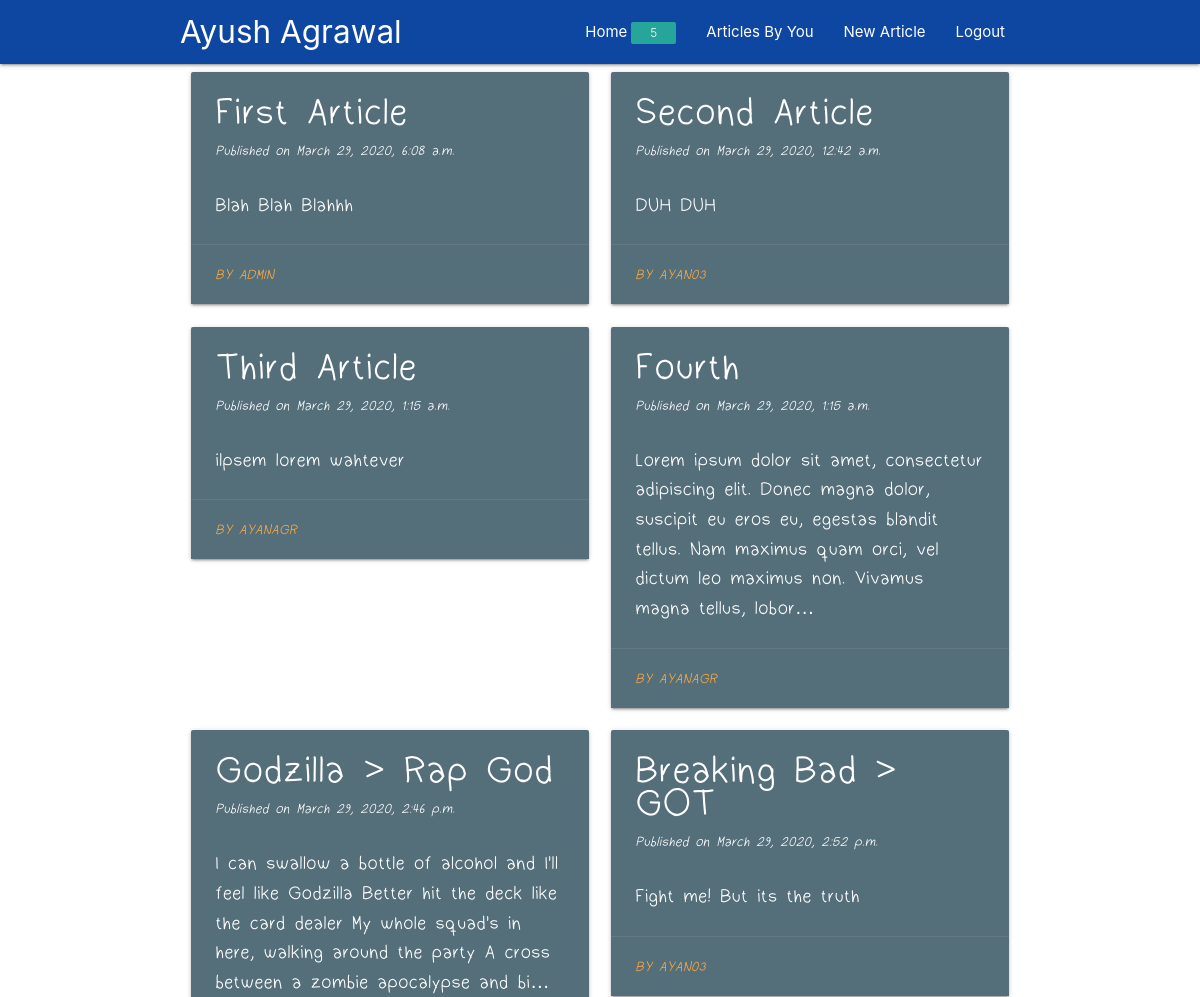
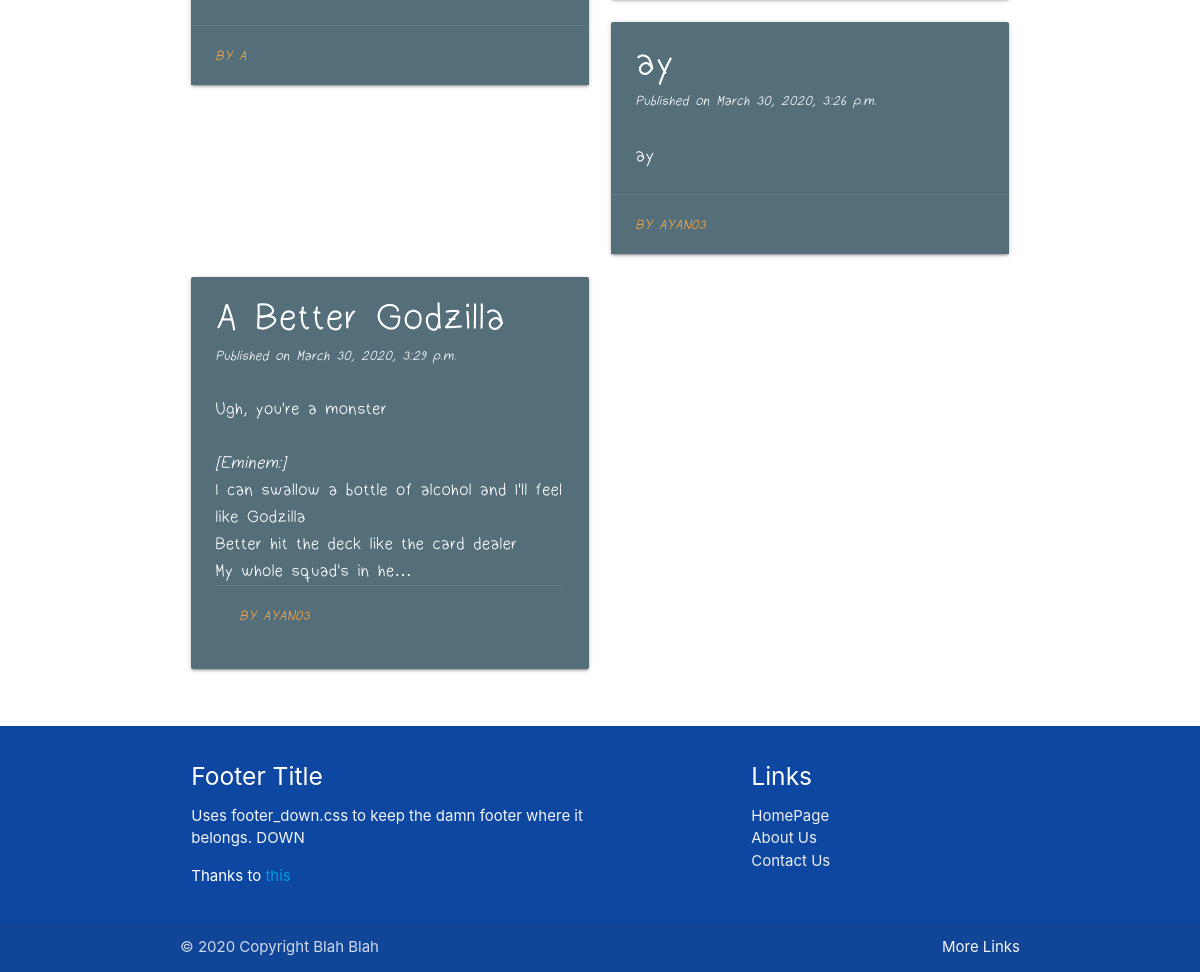
Page / (signed in) on the committed database (2 pictures, top to bottom).
### blog/models.py (models this page shows, shortened)
class Article(models.Model):
    article_title = models.CharField(max_length=200)
    article_content = models.TextField()
    pub_date = models.DateTimeField('date published', default=datetime.now)
    article_author = models.ForeignKey(User, default=None, on_delete=models.CASCADE)

### blog/views.py (the view)
# urls.py: path('', views.home_page, name='home'),
def home_page(request):
    context = {
    }
    return render(request, 'blog/home.html',
                  context={"art": Article.objects.all})

### blog/templates/blog/home.html
{% extends "blog/base.html" %}
{% load static %}
{% block content %}
    <div class="row">
            {% for article in art %}
                    {% include "blog/article_card.html" %}
            {% endfor %}
    </div>
{% endblock content %}

### blog/templates/blog/base.html (shortened to what this page needs)
<!DOCTYPE html>
<html>
<head>
    {% load static %}
    <link rel="stylesheet" href="{% static "css/materialize.css" %}" media="screen,projection"/>
    <link rel="stylesheet" href="{% static "css/footer_down.css" %}">
</head>
<nav>
    <div class="nav-wrapper blue darken-4">
        <div class = "nav-wrapper container">
            <a href="#" class="brand-logo">
                {% if user.is_authenticated %}
                    {{ user.get_full_name }}
                {% else %}
                Blogs
                {% endif %}
            </a>
            <ul id="nav-mobile" class="right hide-on-med-and-down">
                {% if user.is_authenticated %}
                    <li><a href="">Home<span class="new badge " data-badge-caption="">5</span></a></li>
                    <li><a href="{% url 'blog:user' user.pk %}">Articles By You</a></li>
                    <li><a href="new">New Article</a></li>
                    <li><a href="/logout">Logout</a></li>
                {% else %}
                    <li><a href="/register">Register</a></li>
                    <li><a href="/login">Login</a></li>
                {% endif %}
            </ul>
        </div>
    </div>
</nav>
<body>
<div class="content" >
<main>
    <div class="container" >
        {% block content %}
        {% endblock %}
    </div>
</main>
</div>
<br>
<footer class="page-footer blue darken-4" >
    <div class="container">
        <div class="row">
            <div class="col l6 s12">
                <h5 class="white-text">Footer Title</h5>
                <p class="grey-text text-lighten-4">Uses footer_down.css to keep the damn footer where it belongs.
                DOWN</p>
                <p>Thanks to
                <a href="https://css-tricks.com/couple-takes-sticky-footer/">this</a>
                </p>
            </div>
            <div class="col l4 offset-l2 s12">
                <h5 class="white-text">Links</h5>
                <ul>
                    <li><a class="grey-text text-lighten-3" href="#!">HomePage</a></li>
                    <li><a class="grey-text text-lighten-3" href="#!">About Us</a></li>
                    <li><a class="grey-text text-lighten-3" href="#!">Contact Us</a></li>
                </ul>
            </div>
        </div>
    </div>
    <div class="footer-copyright">
        <div class="container">
            © 2020 Copyright Blah Blah
            <a class="grey-text text-lighten-4 right" href="#!">More Links</a>
        </div>
    </div>
</footer>
</body>
</html>

### blog/templates/blog/article_card.html (shortened to what this page needs)
<a href="{% url 'blog:article' article.id %}">
    <object>
    <div class="FontMarket">
        <div class="col m6">
            <div class="card blue-grey darken-1 hoverable">
                <div class="card-content white-text">
                    <span class="card-title " style="font-size: 200%"><strong
                            style="font-size: 110%">{{ article.article_title }}</strong></span>
                    <i style="font-size:80%">Published on {{ article.pub_date }}</i>
                    <br>
                    <br>
                    <p style="font-size: 110%">{{ article.article_content|safe|truncatechars:200 }}</p>
                </div>
                <div class="card-action">
                    <i style="font-size:80%"><a href="">By {{ article.article_author }}</a></i>
                </div>
            </div>
        </div>
    </div>
    </object>
</a>

### blog/static/css/footer_down.css (style rules this page uses)
html, body { height: 100%; }
body { display: flex; flex-direction: column; }
.content { flex: 1 0 auto; }
div.FontMarket { font-family: 'CustomFont', Arial, sans-serif; font-weight:normal; font-style:normal; font-size: 120%; }

### rows in the picture
Article: article_title "First Article", pub_date "March 29, 2020, 6:08 a.m.", article_content "Blah Blah Blahhh", article_author "ADMIN"
Article: article_title "Second Article", pub_date "March 29, 2020, 12:42 a.m.", article_content "DUH DUH", article_author "AYAN03"
Article: article_title "Third Article", pub_date "March 29, 2020, 1:15 a.m.", article_content "ilpsem lorem wahtever", article_author "AYANAGR"
Article: article_title "Fourth", pub_date "March 29, 2020, 1:15 a.m.", article_content "Lorem ipsum dolor sit amet, consectetur adipiscing elit. Donec magna dolor, suscipit eu eros eu, egestas blandit tellus. Nam maximus quam orci, vel dictum leo maximus non. Vivamus magna tellus, lobor…", article_author "AYANAGR"
Article: article_title "Godzilla > Rap God", pub_date "March 29, 2020, 2:46 p.m.", article_content "I can swallow a bottle of alcohol and I'll feel like Godzilla Better hit the deck like the card dealer My whole squad's in here, walking around the party A cross between a zombie apocalypse and bi…", article_author "A"
Article: article_title "Breaking Bad > GOT", pub_date "March 29, 2020, 2:52 p.m.", article_content "Fight me! But its the truth", article_author "AYAN03"
Article: article_title "ay", pub_date "March 30, 2020, 3:26 p.m.", article_content "ay", article_author "AYAN03"
Article: article_title "A Better Godzilla", pub_date "March 30, 2020, 3:29 p.m.", article_content "Ugh, you're a monster [Eminem:] I can swallow a bottle of alcohol and I'll feel like Godzilla Better hit the deck like the card dealer My whole squad's in he…", article_author "AYAN03"

### other values in the picture
{{ user.get_full_name }} "Ayush Agrawal"
